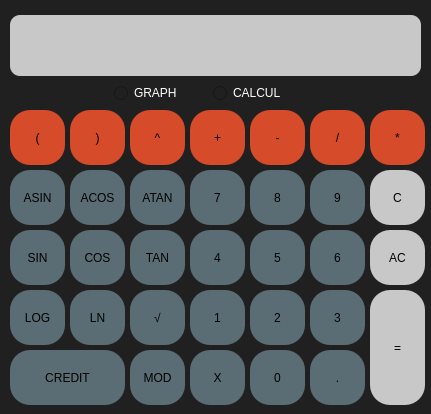
<?xml version="1.0" encoding="UTF-8"?>
<ui version="4.0">
 <class>MainWindow</class>
 <widget class="QMainWindow" name="MainWindow">
  <property name="geometry">
   <rect>
    <x>0</x>
    <y>0</y>
    <width>431</width>
    <height>414</height>
   </rect>
  </property>
  <property name="windowTitle">
   <string>MainWindow</string>
  </property>
  <property name="styleSheet">
   <string notr="true">background-color: rgb(32, 32, 32)</string>
  </property>
  <widget class="QWidget" name="centralwidget">
   <widget class="QLabel" name="result">
    <property name="geometry">
     <rect>
      <x>10</x>
      <y>15</y>
      <width>411</width>
      <height>61</height>
     </rect>
    </property>
    <property name="styleSheet">
     <string notr="true">QLabel{
 	qproperty-alignment: 'AlignVCenter | AlignRight';
	background-color: rgb(201, 200, 200);
	border-radius: 10px;
	
	
	font: 20pt &quot;Ubuntu&quot;;
}
</string>
    </property>
    <property name="text">
     <string/>
    </property>
   </widget>
   <widget class="QPushButton" name="pushButton_7">
    <property name="geometry">
     <rect>
      <x>190</x>
      <y>170</y>
      <width>55</width>
      <height>55</height>
     </rect>
    </property>
    <property name="styleSheet">
     <string notr="true">QPushButton {
	background-color: rgb(91, 109, 116);
	border-radius: 20px;
}

QPushButton:pressed {
	background-color: rgb(36, 91, 113);
	border-radius: 20px;
}
</string>
    </property>
    <property name="text">
     <string>7</string>
    </property>
   </widget>
   <widget class="QPushButton" name="pushButton_8">
    <property name="geometry">
     <rect>
      <x>250</x>
      <y>170</y>
      <width>55</width>
      <height>55</height>
     </rect>
    </property>
    <property name="styleSheet">
     <string notr="true">QPushButton {
	background-color: rgb(91, 109, 116);
	border-radius: 20px;
}

QPushButton:pressed {
	background-color: rgb(36, 91, 113);
	border-radius: 20px;
}
</string>
    </property>
    <property name="text">
     <string>8</string>
    </property>
   </widget>
   <widget class="QPushButton" name="pushButton_9">
    <property name="geometry">
     <rect>
      <x>310</x>
      <y>170</y>
      <width>55</width>
      <height>55</height>
     </rect>
    </property>
    <property name="styleSheet">
     <string notr="true">QPushButton {
	background-color: rgb(91, 109, 116);
	border-radius: 20px;
}

QPushButton:pressed {
	background-color: rgb(36, 91, 113);
	border-radius: 20px;
}
</string>
    </property>
    <property name="text">
     <string>9</string>
    </property>
   </widget>
   <widget class="QPushButton" name="pushButton_4">
    <property name="geometry">
     <rect>
      <x>190</x>
      <y>230</y>
      <width>55</width>
      <height>55</height>
     </rect>
    </property>
    <property name="styleSheet">
     <string notr="true">QPushButton {
	background-color: rgb(91, 109, 116);
	border-radius: 20px;
}

QPushButton:pressed {
	background-color: rgb(36, 91, 113);
	border-radius: 20px;
}
</string>
    </property>
    <property name="text">
     <string>4</string>
    </property>
   </widget>
   <widget class="QPushButton" name="pushButton_5">
    <property name="geometry">
     <rect>
      <x>250</x>
      <y>230</y>
      <width>55</width>
      <height>55</height>
     </rect>
    </property>
    <property name="styleSheet">
     <string notr="true">QPushButton {
	background-color: rgb(91, 109, 116);
	border-radius: 20px;
}

QPushButton:pressed {
	background-color: rgb(36, 91, 113);
	border-radius: 20px;
}
</string>
    </property>
    <property name="text">
     <string>5</string>
    </property>
   </widget>
   <widget class="QPushButton" name="pushButton_6">
    <property name="geometry">
     <rect>
      <x>310</x>
      <y>230</y>
      <width>55</width>
      <height>55</height>
     </rect>
    </property>
    <property name="styleSheet">
     <string notr="true">QPushButton {
	background-color: rgb(91, 109, 116);
	border-radius: 20px;
}

QPushButton:pressed {
	background-color: rgb(36, 91, 113);
	border-radius: 20px;
}
</string>
    </property>
    <property name="text">
     <string>6</string>
    </property>
   </widget>
   <widget class="QPushButton" name="pushButton_1">
    <property name="geometry">
     <rect>
      <x>190</x>
      <y>290</y>
      <width>55</width>
      <height>55</height>
     </rect>
    </property>
    <property name="styleSheet">
     <string notr="true">QPushButton {
	background-color: rgb(91, 109, 116);
	border-radius: 20px;
}

QPushButton:pressed {
	background-color: rgb(36, 91, 113);
	border-radius: 20px;
}
</string>
    </property>
    <property name="text">
     <string>1</string>
    </property>
   </widget>
   <widget class="QPushButton" name="pushButton_2">
    <property name="geometry">
     <rect>
      <x>250</x>
      <y>290</y>
      <width>55</width>
      <height>55</height>
     </rect>
    </property>
    <property name="styleSheet">
     <string notr="true">QPushButton {
	background-color: rgb(91, 109, 116);
	border-radius: 20px;
}

QPushButton:pressed {
	background-color: rgb(36, 91, 113);
	border-radius: 20px;
}
</string>
    </property>
    <property name="text">
     <string>2</string>
    </property>
   </widget>
   <widget class="QPushButton" name="pushButton_3">
    <property name="geometry">
     <rect>
      <x>310</x>
      <y>290</y>
      <width>55</width>
      <height>55</height>
     </rect>
    </property>
    <property name="styleSheet">
     <string notr="true">QPushButton {
	background-color: rgb(91, 109, 116);
	border-radius: 20px;
}

QPushButton:pressed {
	background-color: rgb(71, 89, 96);
	border-radius: 20px;
}
</string>
    </property>
    <property name="text">
     <string>3</string>
    </property>
   </widget>
   <widget class="QPushButton" name="pushButton_0">
    <property name="geometry">
     <rect>
      <x>250</x>
      <y>350</y>
      <width>55</width>
      <height>55</height>
     </rect>
    </property>
    <property name="styleSheet">
     <string notr="true">QPushButton {
	background-color: rgb(91, 109, 116);
	border-radius: 20px;
}

QPushButton:pressed {
	background-color: rgb(36, 91, 113);
	border-radius: 20px;
}
</string>
    </property>
    <property name="text">
     <string>0</string>
    </property>
   </widget>
   <widget class="QPushButton" name="pushButton_X">
    <property name="geometry">
     <rect>
      <x>190</x>
      <y>350</y>
      <width>55</width>
      <height>55</height>
     </rect>
    </property>
    <property name="styleSheet">
     <string notr="true">QPushButton {
	background-color: rgb(91, 109, 116);
	border-radius: 20px;
}

QPushButton:pressed {
	background-color: rgb(36, 91, 113);
	border-radius: 20px;
}
</string>
    </property>
    <property name="text">
     <string>X</string>
    </property>
   </widget>
   <widget class="QPushButton" name="pushButton_Pow">
    <property name="geometry">
     <rect>
      <x>130</x>
      <y>110</y>
      <width>55</width>
      <height>55</height>
     </rect>
    </property>
    <property name="styleSheet">
     <string notr="true">QPushButton {
	background-color: rgb(214, 75, 42);
	border-radius: 20px;
}

QPushButton:pressed {
	background-color: rgb(156, 56, 33);
	border-radius: 20px;
}
</string>
    </property>
    <property name="text">
     <string>^</string>
    </property>
   </widget>
   <widget class="QPushButton" name="pushButton_PLUS">
    <property name="geometry">
     <rect>
      <x>190</x>
      <y>110</y>
      <width>55</width>
      <height>55</height>
     </rect>
    </property>
    <property name="styleSheet">
     <string notr="true">QPushButton {
	background-color: rgb(214, 75, 42);
	border-radius: 20px;
}

QPushButton:pressed {
	background-color: rgb(156, 56, 33);
	border-radius: 20px;
}
</string>
    </property>
    <property name="text">
     <string>+</string>
    </property>
   </widget>
   <widget class="QPushButton" name="pushButton_MINUS">
    <property name="geometry">
     <rect>
      <x>250</x>
      <y>110</y>
      <width>55</width>
      <height>55</height>
     </rect>
    </property>
    <property name="styleSheet">
     <string notr="true">QPushButton {
	background-color: rgb(214, 75, 42);
	border-radius: 20px;
}

QPushButton:pressed {
	background-color: rgb(156, 56, 33);
	border-radius: 20px;
}
</string>
    </property>
    <property name="text">
     <string>-</string>
    </property>
   </widget>
   <widget class="QPushButton" name="pushButton_MUL">
    <property name="geometry">
     <rect>
      <x>370</x>
      <y>110</y>
      <width>55</width>
      <height>55</height>
     </rect>
    </property>
    <property name="styleSheet">
     <string notr="true">QPushButton {
	background-color: rgb(214, 75, 42);
	border-radius: 20px;
}

QPushButton:pressed {
	background-color: rgb(156, 56, 33);
	border-radius: 20px;
}
</string>
    </property>
    <property name="text">
     <string>*</string>
    </property>
   </widget>
   <widget class="QPushButton" name="pushButton_DIV">
    <property name="geometry">
     <rect>
      <x>310</x>
      <y>110</y>
      <width>55</width>
      <height>55</height>
     </rect>
    </property>
    <property name="styleSheet">
     <string notr="true">QPushButton {
	background-color: rgb(214, 75, 42);
	border-radius: 20px;
}

QPushButton:pressed {
	background-color: rgb(156, 56, 33);
	border-radius: 20px;
}
</string>
    </property>
    <property name="text">
     <string>/</string>
    </property>
   </widget>
   <widget class="QPushButton" name="pushButton_OP_Bracket">
    <property name="geometry">
     <rect>
      <x>10</x>
      <y>110</y>
      <width>55</width>
      <height>55</height>
     </rect>
    </property>
    <property name="styleSheet">
     <string notr="true">QPushButton {
	background-color: rgb(214, 75, 42);
	border-radius: 20px;
}

QPushButton:pressed {
	background-color: rgb(156, 56, 33);
	border-radius: 20px;
}
</string>
    </property>
    <property name="text">
     <string>(</string>
    </property>
   </widget>
   <widget class="QPushButton" name="pushButton_AC">
    <property name="geometry">
     <rect>
      <x>370</x>
      <y>230</y>
      <width>55</width>
      <height>55</height>
     </rect>
    </property>
    <property name="styleSheet">
     <string notr="true">QPushButton {
	background-color: rgb(201, 200, 200);
	border-radius: 20px;
}

QPushButton:pressed {
	background-color: rgb(127, 127, 127);
	border-radius: 20px;
}
</string>
    </property>
    <property name="text">
     <string>AC</string>
    </property>
   </widget>
   <widget class="QPushButton" name="pushButton_EQ">
    <property name="geometry">
     <rect>
      <x>370</x>
      <y>290</y>
      <width>55</width>
      <height>115</height>
     </rect>
    </property>
    <property name="styleSheet">
     <string notr="true">QPushButton {
	background-color: rgb(201, 200, 200);
	border-radius: 20px;
}

QPushButton:pressed {
	background-color: rgb(127, 127, 127);
	border-radius: 20px;
}
</string>
    </property>
    <property name="text">
     <string>=</string>
    </property>
   </widget>
   <widget class="QPushButton" name="pushButton_SIN">
    <property name="geometry">
     <rect>
      <x>10</x>
      <y>230</y>
      <width>55</width>
      <height>55</height>
     </rect>
    </property>
    <property name="styleSheet">
     <string notr="true">QPushButton {
	background-color: rgb(91, 109, 116);
	border-radius: 20px;
}

QPushButton:pressed {
	background-color: rgb(36, 91, 113);
	border-radius: 20px;
}
</string>
    </property>
    <property name="text">
     <string>SIN</string>
    </property>
   </widget>
   <widget class="QPushButton" name="pushButton_COS">
    <property name="geometry">
     <rect>
      <x>70</x>
      <y>230</y>
      <width>55</width>
      <height>55</height>
     </rect>
    </property>
    <property name="styleSheet">
     <string notr="true">QPushButton {
	background-color: rgb(91, 109, 116);
	border-radius: 20px;
}

QPushButton:pressed {
	background-color: rgb(36, 91, 113);
	border-radius: 20px;
}
</string>
    </property>
    <property name="text">
     <string>COS</string>
    </property>
   </widget>
   <widget class="QPushButton" name="pushButton_TAN">
    <property name="geometry">
     <rect>
      <x>130</x>
      <y>230</y>
      <width>55</width>
      <height>55</height>
     </rect>
    </property>
    <property name="styleSheet">
     <string notr="true">QPushButton {
	background-color: rgb(91, 109, 116);
	border-radius: 20px;
}

QPushButton:pressed {
	background-color: rgb(36, 91, 113);
	border-radius: 20px;
}
</string>
    </property>
    <property name="text">
     <string>TAN</string>
    </property>
   </widget>
   <widget class="QPushButton" name="pushButton_ACOS">
    <property name="geometry">
     <rect>
      <x>70</x>
      <y>170</y>
      <width>55</width>
      <height>55</height>
     </rect>
    </property>
    <property name="styleSheet">
     <string notr="true">QPushButton {
	background-color: rgb(91, 109, 116);
	border-radius: 20px;
}

QPushButton:pressed {
	background-color: rgb(36, 91, 113);
	border-radius: 20px;
}
</string>
    </property>
    <property name="text">
     <string>ACOS</string>
    </property>
   </widget>
   <widget class="QPushButton" name="pushButton_ATAN">
    <property name="geometry">
     <rect>
      <x>130</x>
      <y>170</y>
      <width>55</width>
      <height>55</height>
     </rect>
    </property>
    <property name="styleSheet">
     <string notr="true">QPushButton {
	background-color: rgb(91, 109, 116);
	border-radius: 20px;
}

QPushButton:pressed {
	background-color: rgb(36, 91, 113);
	border-radius: 20px;
}
</string>
    </property>
    <property name="text">
     <string>ATAN</string>
    </property>
   </widget>
   <widget class="QPushButton" name="pushButton_ASIN">
    <property name="geometry">
     <rect>
      <x>10</x>
      <y>170</y>
      <width>55</width>
      <height>55</height>
     </rect>
    </property>
    <property name="styleSheet">
     <string notr="true">QPushButton {
	background-color: rgb(91, 109, 116);
	border-radius: 20px;
}

QPushButton:pressed {
	background-color: rgb(36, 91, 113);
	border-radius: 20px;
}
</string>
    </property>
    <property name="text">
     <string>ASIN</string>
    </property>
   </widget>
   <widget class="QPushButton" name="pushButton_LN">
    <property name="geometry">
     <rect>
      <x>70</x>
      <y>290</y>
      <width>55</width>
      <height>55</height>
     </rect>
    </property>
    <property name="styleSheet">
     <string notr="true">QPushButton {
	background-color: rgb(91, 109, 116);
	border-radius: 20px;
}

QPushButton:pressed {
	background-color: rgb(36, 91, 113);
	border-radius: 20px;
}
</string>
    </property>
    <property name="text">
     <string>LN</string>
    </property>
   </widget>
   <widget class="QPushButton" name="pushButton_LOG">
    <property name="geometry">
     <rect>
      <x>10</x>
      <y>290</y>
      <width>55</width>
      <height>55</height>
     </rect>
    </property>
    <property name="styleSheet">
     <string notr="true">QPushButton {
	background-color: rgb(91, 109, 116);
	border-radius: 20px;
}

QPushButton:pressed {
	background-color: rgb(36, 91, 113);
	border-radius: 20px;
}
</string>
    </property>
    <property name="text">
     <string>LOG</string>
    </property>
   </widget>
   <widget class="QPushButton" name="pushButton_SQRT">
    <property name="geometry">
     <rect>
      <x>130</x>
      <y>290</y>
      <width>55</width>
      <height>55</height>
     </rect>
    </property>
    <property name="styleSheet">
     <string notr="true">QPushButton {
	background-color: rgb(91, 109, 116);
	border-radius: 20px;
}

QPushButton:pressed {
	background-color: rgb(36, 91, 113);
	border-radius: 20px;
}
</string>
    </property>
    <property name="text">
     <string>√</string>
    </property>
   </widget>
   <widget class="QPushButton" name="pushButton_CL_Bracket">
    <property name="geometry">
     <rect>
      <x>70</x>
      <y>110</y>
      <width>55</width>
      <height>55</height>
     </rect>
    </property>
    <property name="styleSheet">
     <string notr="true">QPushButton {
	background-color: rgb(214, 75, 42);
	border-radius: 20px;
}

QPushButton:pressed {
	background-color: rgb(156, 56, 33);
	border-radius: 20px;
}
</string>
    </property>
    <property name="text">
     <string>)</string>
    </property>
   </widget>
   <widget class="QPushButton" name="pushButton_C">
    <property name="geometry">
     <rect>
      <x>370</x>
      <y>170</y>
      <width>55</width>
      <height>55</height>
     </rect>
    </property>
    <property name="styleSheet">
     <string notr="true">QPushButton {
	background-color: rgb(201, 200, 200);
	border-radius: 20px;
}

QPushButton:pressed {
	background-color: rgb(127, 127, 127);
	border-radius: 20px;
}
</string>
    </property>
    <property name="text">
     <string>C</string>
    </property>
   </widget>
   <widget class="QPushButton" name="pushButton_DOT">
    <property name="geometry">
     <rect>
      <x>310</x>
      <y>350</y>
      <width>55</width>
      <height>55</height>
     </rect>
    </property>
    <property name="styleSheet">
     <string notr="true">QPushButton {
	background-color: rgb(91, 109, 116);
	border-radius: 20px;
}

QPushButton:pressed {
	background-color: rgb(36, 91, 113);
	border-radius: 20px;
}
</string>
    </property>
    <property name="text">
     <string>.</string>
    </property>
   </widget>
   <widget class="QPushButton" name="pushButton_CREDIT">
    <property name="geometry">
     <rect>
      <x>10</x>
      <y>350</y>
      <width>115</width>
      <height>55</height>
     </rect>
    </property>
    <property name="styleSheet">
     <string notr="true">QPushButton {
	background-color: rgb(91, 109, 116);
	border-radius: 20px;
}

QPushButton:pressed {
	background-color: rgb(36, 91, 113);
	border-radius: 20px;
}
</string>
    </property>
    <property name="text">
     <string>CREDIT</string>
    </property>
   </widget>
   <widget class="QPushButton" name="pushButton_MOD">
    <property name="geometry">
     <rect>
      <x>130</x>
      <y>350</y>
      <width>55</width>
      <height>55</height>
     </rect>
    </property>
    <property name="styleSheet">
     <string notr="true">QPushButton {
	background-color: rgb(91, 109, 116);
	border-radius: 20px;
}

QPushButton:pressed {
	background-color: rgb(36, 91, 113);
	border-radius: 20px;
}
</string>
    </property>
    <property name="text">
     <string>MOD</string>
    </property>
   </widget>
   <widget class="QRadioButton" name="Graf">
    <property name="geometry">
     <rect>
      <x>114</x>
      <y>85</y>
      <width>91</width>
      <height>16</height>
     </rect>
    </property>
    <property name="styleSheet">
     <string notr="true">qproperty-alignment: 'AlignVCenter | AlignRight';
color: White;
font: 12pt &quot;Ubuntu&quot;;

</string>
    </property>
    <property name="text">
     <string>GRAPH</string>
    </property>
   </widget>
   <widget class="QRadioButton" name="Calculation">
    <property name="geometry">
     <rect>
      <x>213</x>
      <y>85</y>
      <width>91</width>
      <height>16</height>
     </rect>
    </property>
    <property name="styleSheet">
     <string notr="true">qproperty-alignment: 'AlignVCenter | AlignRight';
color: White;
font: 12pt &quot;Ubuntu&quot;;

</string>
    </property>
    <property name="text">
     <string>CALCUL</string>
    </property>
   </widget>
  </widget>
 </widget>
 <resources/>
 <connections/>
</ui>
